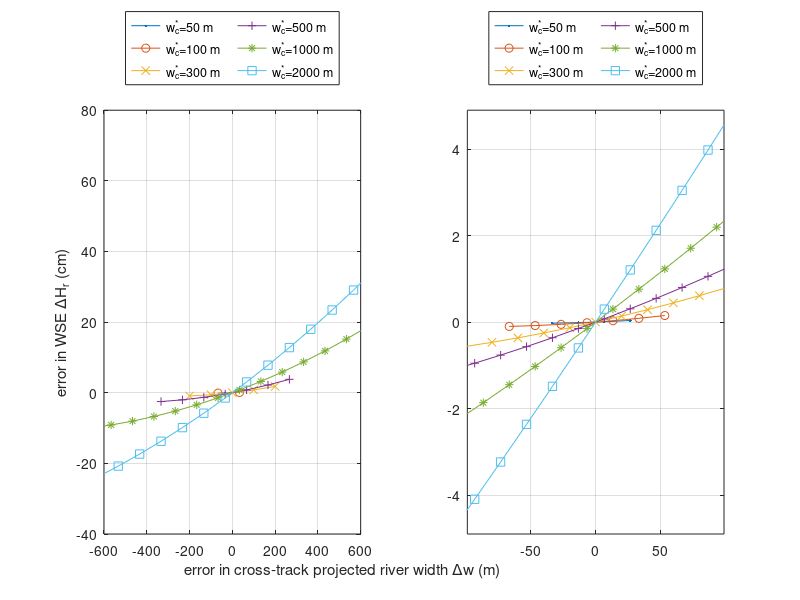

The MATLAB script that drew this image: (Note: this script raises an error after producing the figure.)

%% first, assuming the case of symmetric widening of the river extent:

w = [50, 100, 300, 500, 1000, 2000]
%dx = -100:1:100
Hs = 1348000
RE = 6371000

fig = figure('units','inch','position',[0,0,5,3.5]);
subplot(1,2,1)
leg = {}
sym = ({'.','o','x','+','*','s','d','v','^','<','>','p','h'})
for i = 1:numel(w)
    dx = -w(i)/3:10:w(i)/3
    dH = (1/(2*Hs)+1/(2*RE))*(dx*w(i)+dx.^2);
    dw = 2*dx;
    ax = plot(dw(1:5:end),100*dH(1:5:end),[sym{i} '-']);hold on
    leg{i} = ['w_c^*=' num2str(w(i)) ' m']
end

legend(leg,'NumColumns',2,'Location','northoutside')
xlabel('                                                       error in cross-track projected river width \Deltaw (m)')
ylabel({'error in WSE \DeltaH_r (cm)'})
grid on
set(gcf,'color','w');
xlim([-600,600])

subplot(1,2,2)
for i = 1:numel(w)
    dx = -w(i)/3:10:w(i)/3
    dH = (1/(2*Hs)+1/(2*RE))*(dx*w(i)+dx.^2);
    dw = 2*dx;
    ax = plot(dw,100*dH,[sym{i} '-']);hold on
    leg{i} = ['w_c^*=' num2str(w(i)) ' m']
end
grid on
set(gcf,'color','w');
xlim([-99,99])
ylim([-4.9,4.9])
legend(leg,'NumColumns',2,'Location','northoutside')

exportgraphics(gcf,'systematic_bias_river_width.pdf') 


%% second, assuming the case of random errors in river cross-track position: checking the formula

w = 100;%[50, 100, 300, 500, 1000, 2000]
alpha = 0;
wc = w/cos(alpha)
x_r = 7000;
%dx = -100:1:100
Hs = 1348000
RE = 6371000
K = (1/(2*Hs)+1/(2*RE))
sigma_x = 10

% assume that dx_ra and dx_rb are gaussian random numbers 
dxa = normrnd(0,sigma_x,100000000,1);
dxb = normrnd(0,sigma_x,100000000,1);

% for random uncorrelated case:
DH = K/2*( 2*(x_r-wc/2).*dxa + 2*(x_r+wc/2).*dxb + dxa.^2 + dxb.^2); % we can possibly neglect the squared terms

% for the symmetrically retreating/expanding case
% dxa = -20;%
% dxb = -20;
% DH = K/2*( 2*(x_r-wc/2).*dxa - 2*(x_r+wc/2).*dxa + dxa.^2 + dxa.^2);

mean(DH)
K*sigma_x^2
std(DH)
sqrt(2*K^2*(x_r^2+wc^2/4)*sigma_x^2)


%% plot the results 
w = [50, 100, 300, 500, 1000, 2000]
x_r = [0 1000 2000 3000 4000 5000 6000 7000]

fig = figure('units','inch','position',[0,0,5,3.5]);
subplot(1,2,1)
leg = {}
sym = ({'.','o','x','+','*','s','d','v','^','<','>','p','h'})
for i = 1:numel(w)
    sigmaDH = K*sigma_x*sqrt(2*x_r.^2 + w(i).^2/2)
    
    ax = plot(x_r/1000,100*sigmaDH,[sym{i} '-']);hold on
    leg{i} = ['w_c^*=' num2str(w(i)) ' m']
end

legend(leg,'NumColumns',2,'Location','northoutside')
xlabel('cross-track distance x_r (km)')
ylabel({'random error of WSE \sigma_{\DeltaH} (cm)'})
% grid on
% set(gcf,'color','w');
% xlim([-600,600])

% subplot(1,2,2)
% for i = 1:numel(w)
%     dx = -w(i)/3:10:w(i)/3
%     dH = (1/(2*Hs)+1/(2*RE))*(dx*w(i)+dx.^2);
%     dw = 2*dx;
%     ax = plot(dw,100*dH,[sym{i} '-']);hold on
%     leg{i} = ['w_c^*=' num2str(w(i)) ' m']
% end
grid on
set(gcf,'color','w');
%xlim([-99,99])
%ylim([-4.9,4.9])
legend(leg,'NumColumns',2,'Location','northoutside')

exportgraphics(gcf,'random_error_cross_track_dist.pdf') 
